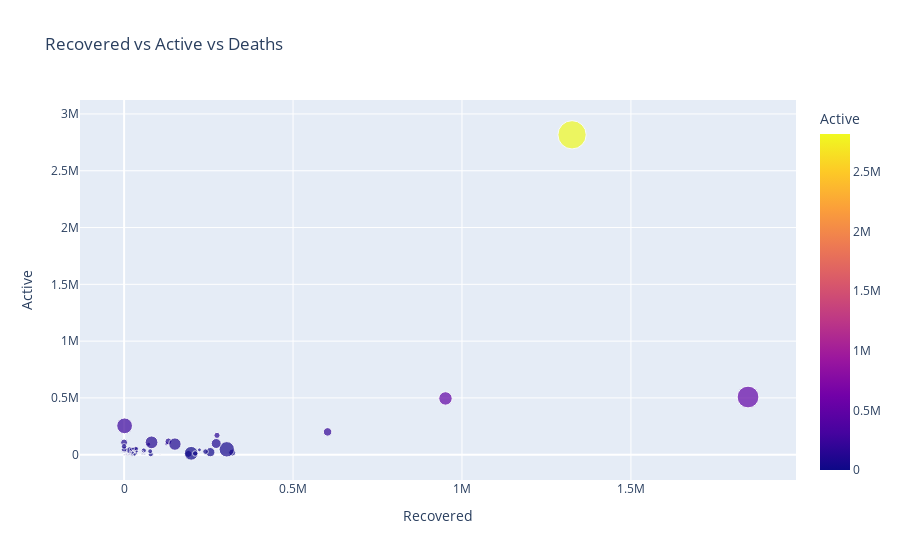

The notebook cell saved with this chart:
### Code cell
px.scatter(df, x='Recovered', y='Active', size='Deaths', color='Active', title='Recovered vs Active vs Deaths')

### Figure 1 — Plotly figure (JSON) as saved in the notebook; plotly's stock layout.template omitted (floating-point values rounded to 4 significant figures; data arrays with more than 128 entries replaced by an {"elided": "..."} marker saying what was removed)
{"data": [{"hovertemplate": "Recovered=%{x}<br>Active=%{marker.color}<br>Deaths=%{marker.size}<extra></extra>", "legendgroup": "", "marker": {"color": {"elided": "187 int values"}, "coloraxis": "coloraxis", "size": {"elided": "187 int values"}, "sizemode": "area", "sizeref": 370.0, "symbol": "circle"}, "mode": "markers", "name": "", "orientation": "v", "showlegend": false, "type": "scatter", "x": {"elided": "187 int values"}, "xaxis": "x", "y": {"elided": "187 int values"}, "yaxis": "y"}], "layout": {"coloraxis": {"colorbar": {"title": {"text": "Active"}}, "colorscale": [[0, "#0d0887"], [0.1111, "#46039f"], [0.2222, "#7201a8"], [0.3333, "#9c179e"], [0.4444, "#bd3786"], [0.5556, "#d8576b"], [0.6667, "#ed7953"], [0.7778, "#fb9f3a"], [0.8889, "#fdca26"], [1, "#f0f921"]]}, "legend": {"itemsizing": "constant", "tracegroupgap": 0}, "title": {"text": "Recovered vs Active vs Deaths"}, "xaxis": {"anchor": "y", "domain": [0, 1], "title": {"text": "Recovered"}}, "yaxis": {"anchor": "x", "domain": [0, 1], "title": {"text": "Active"}}}}
